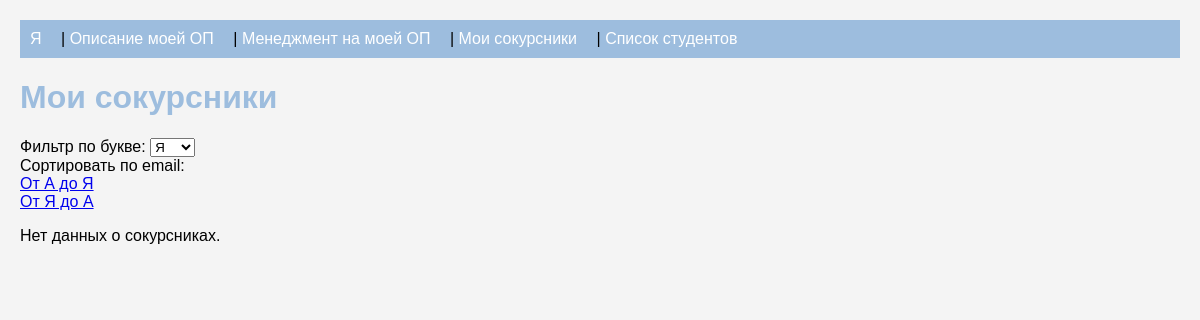
Page /hse/classmates/ on the earlier database version.
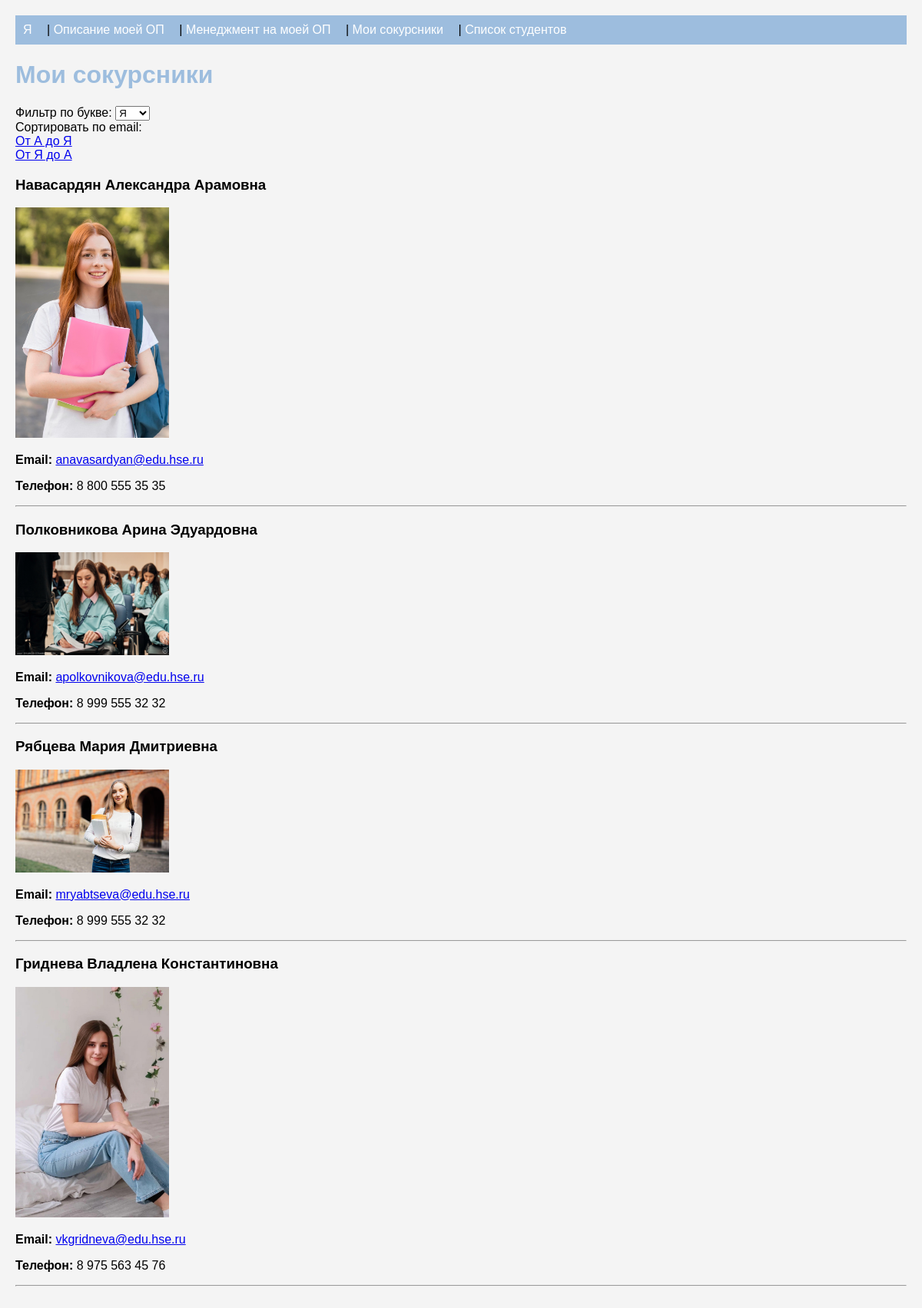
Same page on the later database version.
### hse_site/models.py (models this page shows, shortened)
class Classmate(models.Model):
    name = models.CharField(max_length=100)
    photo = models.ImageField(upload_to='classmate_photos/', blank=True, null=True)
    email = models.EmailField()
    phone = models.CharField(max_length=20)
    created_at = models.DateTimeField(auto_now_add=True)

### hse_site/views.py (the view)
# urls.py: path('classmates/', views.classmates, name='classmates'),
def classmates(request):
    classmates = Classmate.objects.all()
    letter = request.GET.get('letter', '')
    if letter:
        classmates = classmates.filter(name__istartswith=letter)
    sort_order = request.GET.get('sort_order', 'asc')  # 'asc' или 'desc'
    if sort_order == 'desc':
        classmates = classmates.order_by('-email')
    else:
        classmates = classmates.order_by('email')
    return render(request, 'hse_site/classmates.html', {'classmates': classmates, 'letter': letter, 'sort_order': sort_order})

### hse_site/templates/hse_site/classmates.html (shortened to what this page needs)
{% extends 'hse_site/base.html' %}
{% block content %}
<h1>Мои сокурсники</h1>
<form method="get" action="">
    <label for="letter">Фильтр по букве:</label>
    <select name="letter" id="letter" onchange="this.form.submit()">
        {% for letter in "АБВГДЕЁЖЗИЙКЛМНОПРСТУФХЦЧШЩЪЫЬЭЮЯ" %}
            <option value="{{ letter }}" {% if letter == letter %} selected {% endif %}>{{ letter }}</option>
        {% endfor %}
    </select>
</form>
<div>
    Сортировать по email:
    <a href="?sort_order=asc{% if letter %}&letter={{ letter }}{% endif %}">От А до Я</a>
    <a href="?sort_order=desc{% if letter %}&letter={{ letter }}{% endif %}">От Я до А</a>
</div>
{% for classmate in classmates %}
<h3>{{ classmate.name }}</h3>
{% if classmate.photo %}
<p><img src="{{ classmate.photo.url }}" alt="Фото {{ classmate.name }}" style="max-width: 200px;"></p>
{% endif %}
<p><strong>Email:</strong> <a href="mailto:{{ classmate.email }}">{{ classmate.email }}</a></p>
<p><strong>Телефон:</strong> {{ classmate.phone }}</p>
<hr>
{% empty %}
<p>Нет данных о сокурсниках.</p>
{% endfor %}
{% endblock %}

### hse_site/templates/hse_site/base.html (shortened to what this page needs)
{% load static %}
<!DOCTYPE html>
<html lang="ru">
<head>
    <link rel="stylesheet" href="{% static 'css/styles.css' %}">
    </head>
<body>
    <nav>
        <a href="{% url 'hse_site:about_me' %}">Я</a> |
        <a href="{% url 'hse_site:educational_program' %}">Описание моей ОП</a> |
        <a href="{% url 'hse_site:management' %}">Менеджмент на моей ОП</a> |
        <a href="{% url 'hse_site:classmates' %}">Мои сокурсники</a> |
        <a href="{% url 'students:student_list' %}">Список студентов</a>
    </nav>
    {% block content %}
    {% endblock %}
</body>
</html>

### static/css/styles.css (style rules this page uses)
body { font-family: Arial, sans-serif; margin: 0; padding: 20px; background-color: #f4f4f4; }
nav { background-color: #9dbdde; padding: 10px; margin-bottom: 20px; }
nav a { color: white; text-decoration: none; margin-right: 15px; }
h1 { color: #9dbdde; }
img { max-width: 20%; height: auto; }

Differences in the rows shown:
added Classmate: name "Навасардян Александра Арамовна", photo (picture), email "anavasardyan@edu.hse.ru", phone "8 800 555 35 35"
added Classmate: name "Полковникова Арина Эдуардовна", photo (picture), email "apolkovnikova@edu.hse.ru", phone "8 999 555 32 32"
added Classmate: name "Рябцева Мария Дмитриевна", photo (picture), email "mryabtseva@edu.hse.ru", phone "8 999 555 32 32"
added Classmate: name "Гриднева Владлена Константиновна", photo (picture), email "vkgridneva@edu.hse.ru", phone "8 975 563 45 76"
Other differences:
text no longer shown: "Нет данных о сокурсниках."
